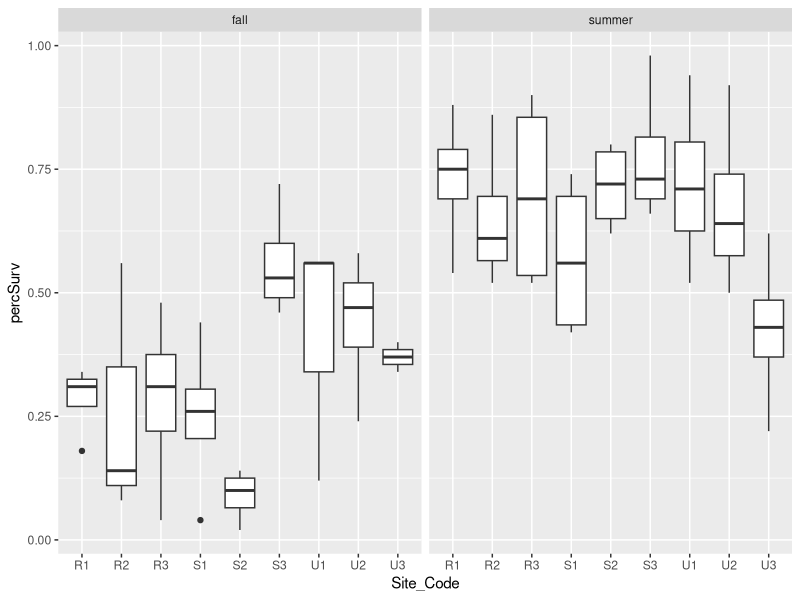
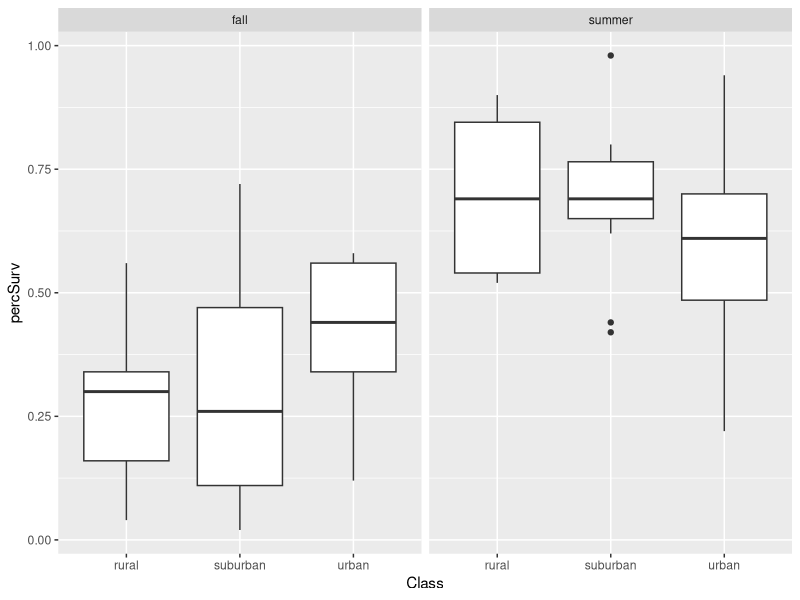
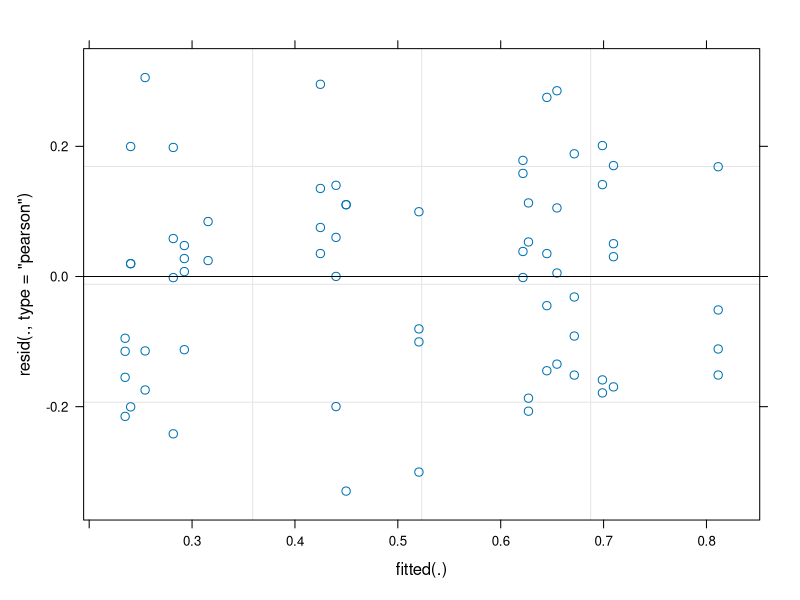
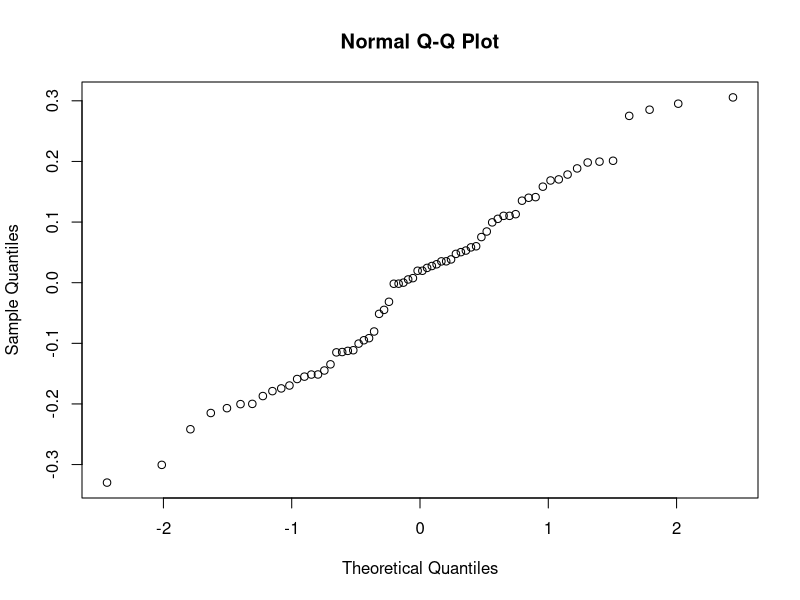
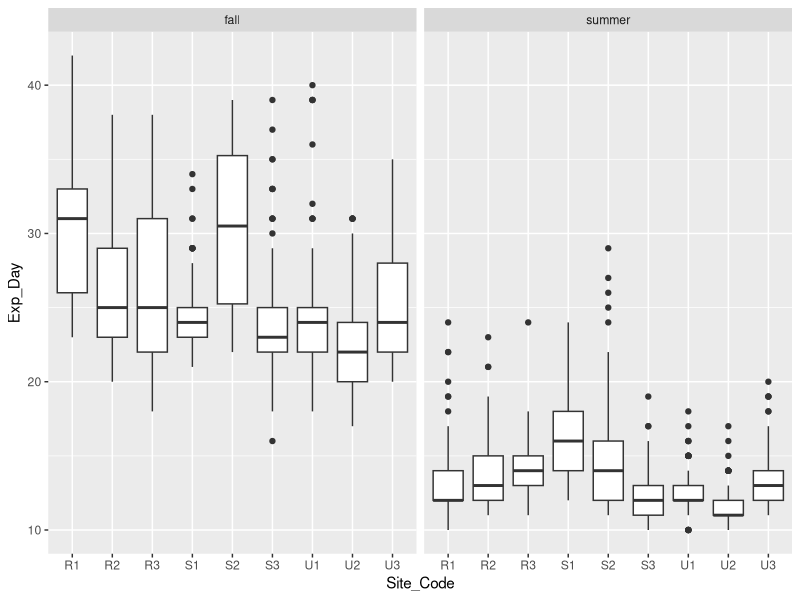
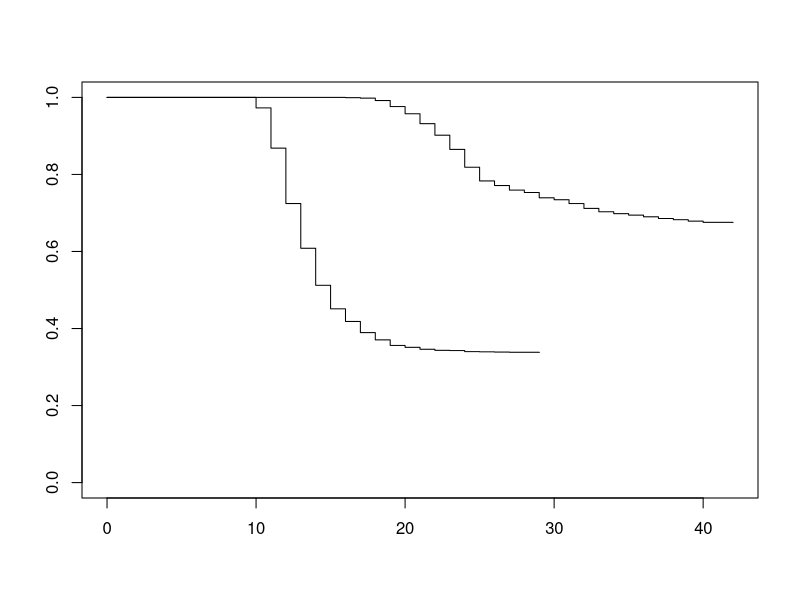
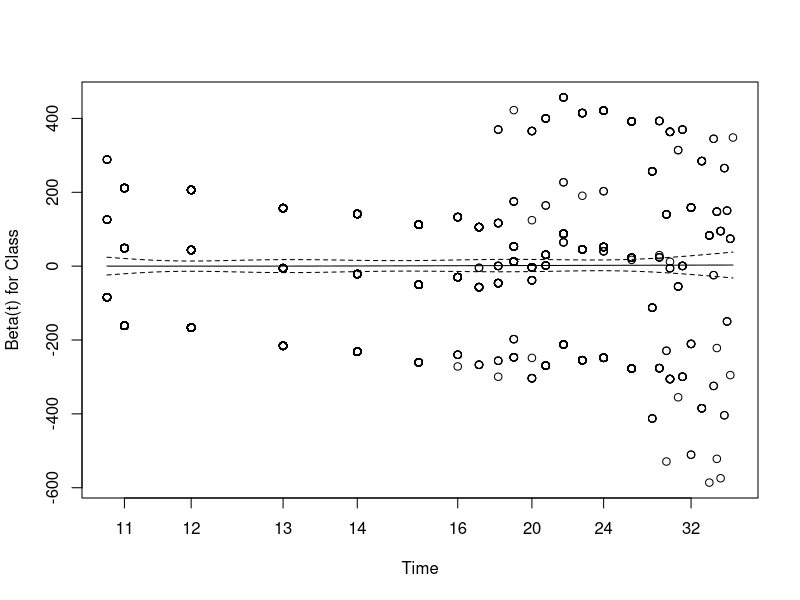
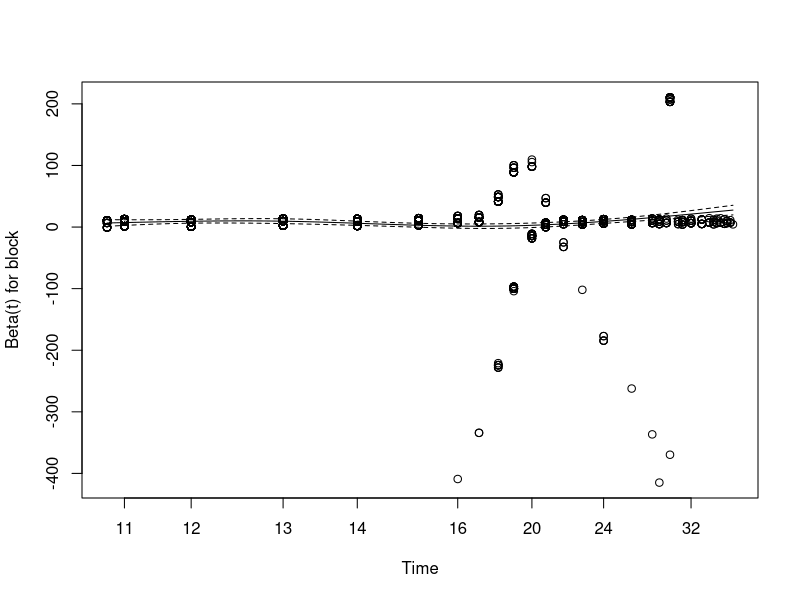

Source code (R) for these figures, in order:
## ---- chunk 1
knitr::opts_chunk$set(cache=TRUE)
knitr::opts_chunk$set(message=FALSE)
knitr::opts_chunk$set(warning=FALSE)
knitr::opts_chunk$set(echo=FALSE)
## ---- chunk 2
library(xtable)
library(dplyr)
library(ggplot2)
library(lme4)
library(MASS)
library(car)
library(survival)
## ---- chunk 3
emergAug <- read.csv("../../data/emergence/raw/AugustEmergence.csv")
emergAug$block <- "summer"

emergOct <- read.csv("../../data/emergence/raw/OctoberEmergence.csv")
emergOct$block <- "fall"
#drop U3T1 in fall because it was eaten by ants
emergOct <- filter(emergOct, Tray_Code!="U3T1")

emergAll <- rbind(emergOct, emergAug)
#expand so each mosquito gets one row
emergExp <- emergAll[rep(seq.int(1,nrow(emergAll)), emergAll$Num_Emerge),
                      c(11, 2,4,5,6:9)]
sum(emergAll$Num_Emerge)==nrow(emergExp) #quick check this worked
## ---- chunk 4
#get survival per tray
survSumm <- emergExp %>%
  filter(Sex=="F") %>%
  group_by(block, Tray_Code) %>%
  mutate(percSurv=n()/50) %>%
  ungroup() %>%
  dplyr::select(block, Class, Site_Code, Tray_Code, percSurv)
survSumm <- unique(survSumm)

#box plot by site
ggplot(data=survSumm, aes(x=Site_Code, y=percSurv)) +
  geom_boxplot() +
  facet_wrap(~block)
## ---- chunk 5
ggplot(data=survSumm, aes(x=Class, y=percSurv)) +
  geom_boxplot() +
  facet_wrap(~block)
## ---- chunk 6
mixMortality <- lmer(percSurv ~  Class + block + Class:block + (1|Site_Code), data=survSumm)
summary(mixMortality)
anova(mixMortality)
Anova(mixMortality, test.statistic = "F") #with car loaded
plot(mixMortality)
qqnorm(resid(mixMortality))
## ---- chunk 7
emergExpF <- filter(emergExp, Sex=="F")
ggplot(data=emergExpF, aes(x=Site_Code, y=Exp_Day)) +
  geom_boxplot() +
  facet_wrap(~block)
## ---- chunk 8
fillIn <- function(df, endDay, totalMosq=50){
  #' Fill In Emergence Dates
  #' this function fills in for those mosquitoes that did not emerge so we do not have data for, it gives them an observation/event of 0 on the last day we found a mosquito emerged
  #' @param df the data frame you wish to fill in, in our case by pot
  #' @param endDay the last day of emergence
  #' @param totalMosq estimated starting number of mosquitoes per pot
  #' @returns dataframe with census data filled in for mosquitoes that did not emerge
  toRep <- df[1,]
  toRep$Exp_Day <- endDay
  toRep$event <- 0
  if(nrow(df)<totalMosq){
    toAdd <- toRep[rep(1, (totalMosq-nrow(df))),]
    allTest <- rbind(df, toAdd)
  } else {
    toAdd <- NA
    allTest <- NA
  }
  return(allTest)
}
## ---- chunk 9
applyFill <- function(season, allData=emergExp){
  #' Apply FillIn function
  #' @param season "fall" or "summer"
  #' @param allData full dataframe with row for each mosquito that emerged
  #' @returns censused data for the full season
  tempList <- list()
  tempDF <- allData
  tempDF <- tempDF[tempDF$Sex=="F",]
  tempDF <- tempDF[tempDF$block==season,]
  tempDF$event <- 1 #add emergence event
  for (i in 1:length(unique(tempDF$Tray_Code))){ 
    df <- tempDF[tempDF$Tray_Code==unique(tempDF$Tray_Code)[i],]
    endDay <- max(tempDF$Exp_Day)
    tempList[[i]] <- fillIn(df=df, endDay=endDay)
  }
  allSurv <- do.call(rbind.data.frame, tempList)
  return(allSurv)
}
## ---- chunk 10
summerSurv <- applyFill(season="summer")
fallSurv <- applyFill(season="fall")
allSurv <- rbind(summerSurv, fallSurv)
## ---- chunk 11

km.fit <- survfit(Surv(Exp_Day, event) ~ block, data=allSurv, type="kaplan-meier", se.fit=T, conf.int=0.95)
summary(km.fit)
plot(km.fit, col=rep(c(1,2,3), each=2)) #note that urban switches from less emerging to more from summer to fall

coxFit <- coxph(Surv(Exp_Day, event) ~ Class*block + block:Exp_Day , data=allSurv, method="breslow")
summary(coxFit)


cox.zph(coxFit)
plot(cox.zph(coxFit))

hist(allSurv$Exp_Day[allSurv$block=="summer"])
hist(allSurv$Exp_Day[allSurv$block=="fall"])
#their distributions are very different, may make sense to model them seperately

summFit <- coxph(Surv(Exp_Day, event) ~ Class + Class:Exp_Day + cluster(Site_Code), 
                 data=allSurv[allSurv$block=="summer",], 
                 method="breslow")
summary(summFit)
cox.zph(summFit)
plot(cox.zph(summFit))

fallFit <- coxph(Surv(Exp_Day, event) ~ Class + Class:Exp_Day + cluster(Site_Code), 
                 data=allSurv[allSurv$block=="fall",], 
                 method="breslow")
summary(fallFit)
cox.zph(fallFit)
plot(cox.zph(fallFit))

#also test across blocks
blockFit <- coxph(Surv(Exp_Day, event) ~ block + block:Exp_Day , data=allSurv, method="breslow")
summary(blockFit)
cox.zph(blockFit)
plot(cox.zph(blockFit))
## ---- chunk 12
fallNaive <- coxph(Surv(Exp_Day, event) ~ Class, method="breslow", data=fallSurv)
fallfit <- survfit(Surv(Exp_Day, event) ~ Class, data=fallSurv)
plot(fallfit, lty=1:3)
## ---- chunk 13
plot(cox.zph(fallNaive))
## ---- chunk 14
summNaive <- coxph(Surv(Exp_Day, event) ~ Class, method="breslow", data=summerSurv)
summNaive
summfit <- survfit(Surv(Exp_Day, event) ~ Class, data=summerSurv)
plot(summfit, lty=1:3)
plot(cox.zph(summNaive))
